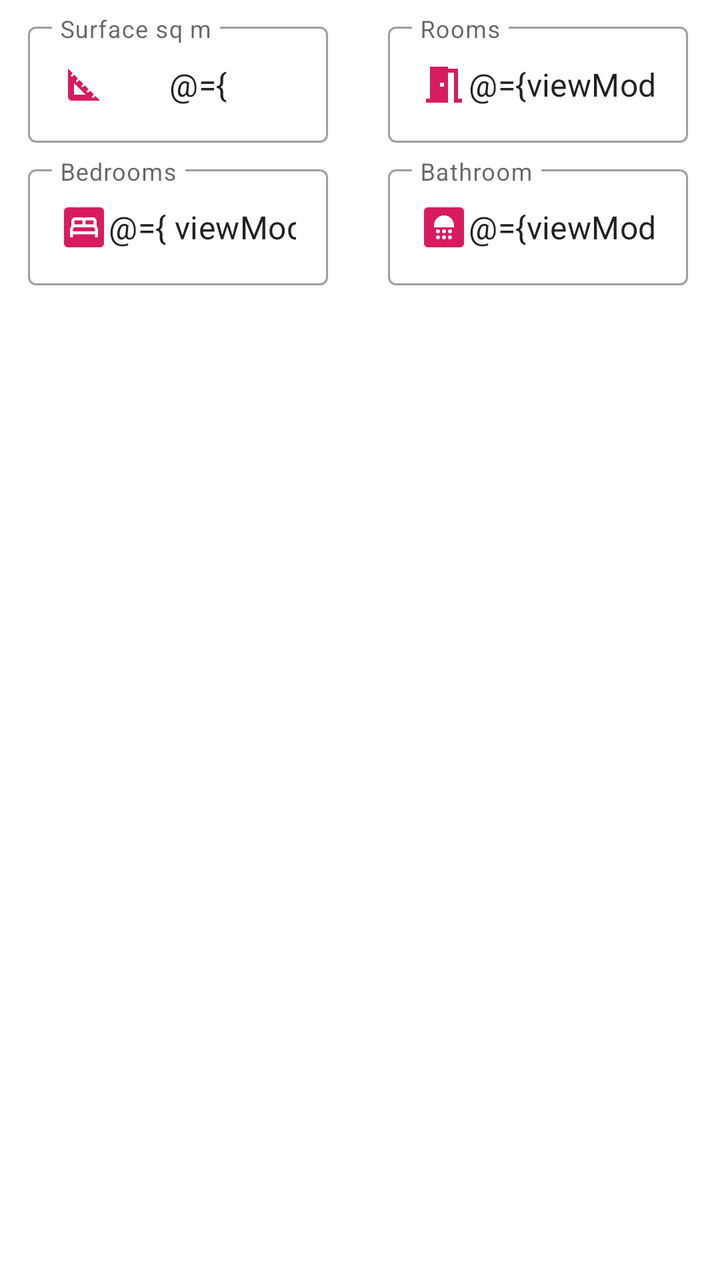
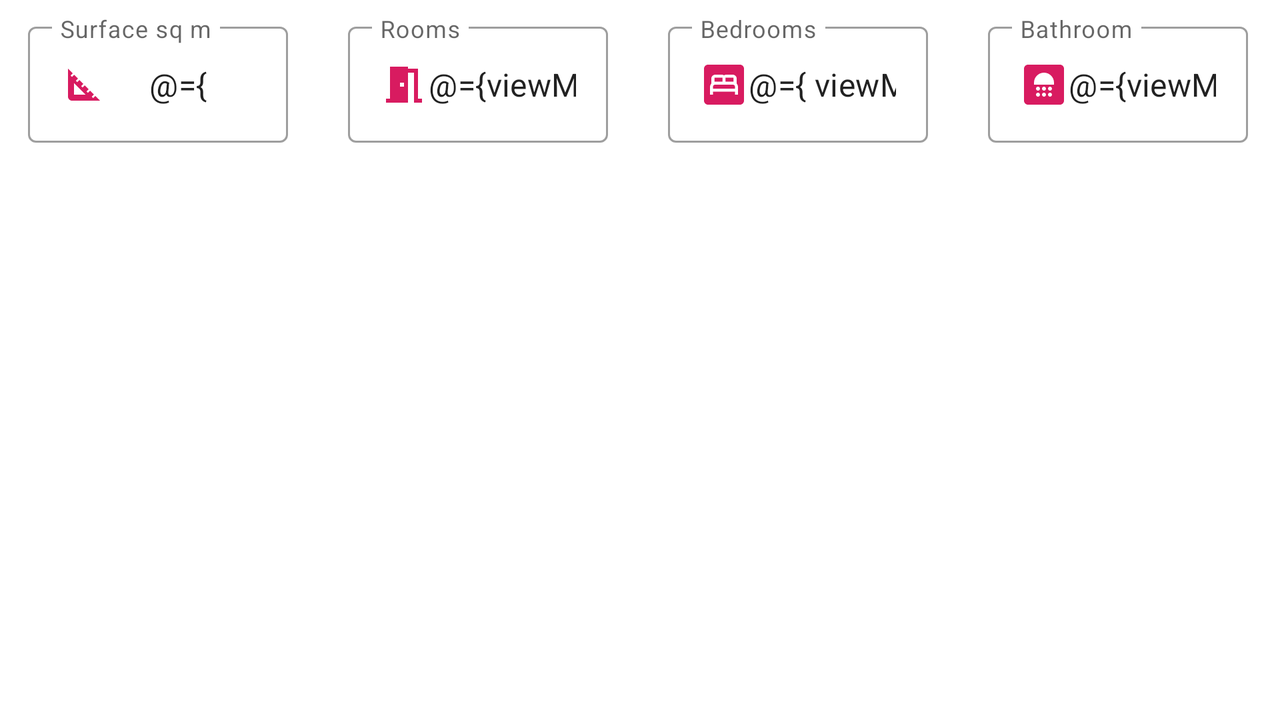

First picture: res/layout/ on a phone held upright. Second picture: the repository's own variant of that layout, on a device whose configuration matches the variant's folder. Source for both follows.
<!-- AndroidManifest.xml: application theme AppTheme -->
<!-- res/layout/characteristics_layout.xml -->
<?xml version="1.0" encoding="utf-8"?>
<layout xmlns:android="http://schemas.android.com/apk/res/android"
    xmlns:app="http://schemas.android.com/apk/res-auto">

    <data>

        <import type="android.view.View" />

        <import type="com.openclassrooms.realestatemanager.utils.converter.Converter" />


        <variable
            name="viewModel"
            type="com.openclassrooms.realestatemanager.presentation.ui.addProperty.AddEditPropertyViewModel" />
    </data>

    <androidx.constraintlayout.widget.ConstraintLayout
        android:layout_width="match_parent"
        android:layout_height="match_parent">

        <com.google.android.material.textfield.TextInputLayout
            android:id="@+id/surfaceTextLayout"
            style="@style/Widget.MaterialComponents.TextInputLayout.OutlinedBox"
            android:layout_width="0dp"
            android:layout_height="wrap_content"
            android:layout_marginStart="@dimen/marginStart"
            android:layout_marginTop="@dimen/marginTop"
            android:layout_marginEnd="@dimen/marginEnd"
            android:layout_marginBottom="@dimen/marginTop"
            android:hint="@string/surface"
            app:endIconMode="clear_text"
            app:endIconTint="@color/colorAccent"
            app:layout_constraintEnd_toStartOf="@id/numberOfRoomLayout"
            app:layout_constraintStart_toStartOf="parent"
            app:layout_constraintTop_toTopOf="parent">

            <com.google.android.material.textfield.TextInputEditText
                android:id="@+id/surfaceTextInput"
                android:layout_width="match_parent"
                android:layout_height="wrap_content"
                android:maxLength="4"
                android:inputType="number"
                android:textAlignment="center"
                android:text="@={ viewModel.surface}"
                android:textSize="@dimen/textSize"
                app:drawableStartCompat="@drawable/ic_square_foot_24dp"
                app:endIconMode="clear_text" />
            />/
            android:text="@={Converter.intToString(surfaceTextInput, viewModel.surface,
            viewModel.surface) }"


        </com.google.android.material.textfield.TextInputLayout>

        <com.google.android.material.textfield.TextInputLayout
            android:id="@+id/numberOfRoomLayout"
            style="@style/Widget.MaterialComponents.TextInputLayout.OutlinedBox"
            android:layout_width="0dp"
            android:layout_height="wrap_content"
            android:layout_marginStart="@dimen/marginStart"
            android:layout_marginTop="@dimen/marginTop"
            android:layout_marginEnd="@dimen/marginEnd"
            android:layout_marginBottom="@dimen/marginTop"
            android:hint="@string/rooms"
            app:endIconMode="clear_text"
            app:endIconTint="@color/colorAccent"
            app:layout_constraintEnd_toEndOf="parent"
            app:layout_constraintStart_toEndOf="@id/surfaceTextLayout"
            app:layout_constraintTop_toTopOf="parent">

            <com.google.android.material.textfield.TextInputEditText
                android:id="@+id/number_of_room_text_input"
                android:layout_width="match_parent"
                android:layout_height="wrap_content"
                android:layout_weight="0.5"
                android:textAlignment="center"
                android:inputType="number"
                android:text="@={viewModel.roomNumber }"
                android:textSize="@dimen/textSize"
                app:drawableStartCompat="@drawable/ic_room_24dp"
                app:endIconMode="clear_text" />

        </com.google.android.material.textfield.TextInputLayout>


        <com.google.android.material.textfield.TextInputLayout
            android:id="@+id/number_of_bedroom_text_layout"
            style="@style/Widget.MaterialComponents.TextInputLayout.OutlinedBox"
            android:layout_width="0dp"
            android:layout_height="wrap_content"
            android:layout_marginStart="@dimen/marginStart"
            android:layout_marginTop="@dimen/marginTop"
            android:layout_marginEnd="@dimen/marginEnd"
            android:layout_marginBottom="@dimen/marginTop"
            android:layout_weight="0.5"
            android:hint="@string/bedrooms"
            app:endIconMode="clear_text"
            app:endIconTint="@color/colorAccent"
            app:layout_constraintEnd_toStartOf="@id/bathroomsLayout"
            app:layout_constraintStart_toStartOf="parent"
            app:layout_constraintTop_toBottomOf="@id/surfaceTextLayout">

            <com.google.android.material.textfield.TextInputEditText
                android:id="@+id/number_of_bedroom_text_input"
                android:layout_width="match_parent"
                android:layout_height="wrap_content"
                android:inputType="number"
                android:textAlignment="center"
                android:text="@={ viewModel.bedroomNumber }"
                android:textSize="@dimen/textSize"
                app:drawableStartCompat="@drawable/ic_bedroom_parent_24dp" />
        </com.google.android.material.textfield.TextInputLayout>


        <com.google.android.material.textfield.TextInputLayout
            android:id="@+id/bathroomsLayout"
            style="@style/Widget.MaterialComponents.TextInputLayout.OutlinedBox"
            android:layout_width="0dp"
            android:layout_height="wrap_content"
            android:layout_marginStart="@dimen/marginStart"
            android:layout_marginTop="@dimen/marginTop"
            android:layout_marginEnd="@dimen/marginEnd"
            android:layout_marginBottom="@dimen/marginTop"
            android:layout_weight="0.5"
            android:hint="@string/bathroom"
            android:inputType="number"
            app:endIconMode="clear_text"
            app:endIconTint="@color/colorAccent"
            app:layout_constraintEnd_toEndOf="parent"
            app:layout_constraintStart_toEndOf="@id/number_of_bedroom_text_layout"
            app:layout_constraintTop_toBottomOf="@id/numberOfRoomLayout">

            <com.google.android.material.textfield.TextInputEditText
                android:id="@+id/number_of_bathroom_text_input"
                android:layout_width="match_parent"
                android:layout_height="wrap_content"
                android:layout_gravity="center"
                android:inputType="number"
                android:textAlignment="center"
                android:text="@={viewModel.bathroomNumber }"
                android:textSize="@dimen/textSize"
                app:drawableStartCompat="@drawable/ic_bathroom_24dp" />
        </com.google.android.material.textfield.TextInputLayout>

    </androidx.constraintlayout.widget.ConstraintLayout>
</layout>
<!-- resources referenced by this layout -->
<resources>
  <color name="colorAccent">#D81B60</color>
  <dimen name="marginEnd">16dp</dimen>
  <dimen name="marginStart">14dp</dimen>
  <dimen name="marginTop">8dp</dimen>
  <dimen name="textSize">16sp</dimen>
  <!-- drawable ic_bathroom_24dp (drawable) -->
  <vector xmlns:android="http://schemas.android.com/apk/res/android"
      android:width="24dp"
      android:height="24dp"
      android:tint="@color/colorAccent"
      android:viewportWidth="24"
      android:viewportHeight="24">
      <path
          android:fillColor="@android:color/white"
          android:pathData="M20,2H4C2.9,2 2,2.9 2,4v16c0,1.1 0.9,2 2,2h16c1.1,0 2,-0.9 2,-2V4C22,2.9 21.1,2 20,2zM9,18c-0.55,0 -1,-0.45 -1,-1s0.45,-1 1,-1s1,0.45 1,1S9.55,18 9,18zM9,15c-0.55,0 -1,-0.45 -1,-1s0.45,-1 1,-1s1,0.45 1,1S9.55,15 9,15zM12,18c-0.55,0 -1,-0.45 -1,-1s0.45,-1 1,-1s1,0.45 1,1S12.55,18 12,18zM12,15c-0.55,0 -1,-0.45 -1,-1s0.45,-1 1,-1s1,0.45 1,1S12.55,15 12,15zM15,18c-0.55,0 -1,-0.45 -1,-1s0.45,-1 1,-1s1,0.45 1,1S15.55,18 15,18zM15,15c-0.55,0 -1,-0.45 -1,-1s0.45,-1 1,-1s1,0.45 1,1S15.55,15 15,15zM17,12H7v-1c0,-2.76 2.24,-5 5,-5s5,2.24 5,5V12z" />
  </vector>
  <!-- drawable ic_room_24dp (drawable) -->
  <vector xmlns:android="http://schemas.android.com/apk/res/android"
      android:width="24dp"
      android:height="24dp"
      android:tint="@color/colorAccent"
      android:viewportWidth="24"
      android:viewportHeight="24">
      <path
          android:fillColor="@android:color/white"
          android:pathData="M14,6v15L3,21v-2h2L5,3h9v1h5v15h2v2h-4L17,6h-3zM10,11v2h2v-2h-2z" />
  </vector>
  <!-- drawable ic_square_foot_24dp (drawable) -->
  <vector xmlns:android="http://schemas.android.com/apk/res/android"
      android:width="24dp"
      android:height="24dp"
      android:tint="@color/colorAccent"
      android:viewportWidth="24"
      android:viewportHeight="24">
      <path
          android:fillColor="@android:color/white"
          android:pathData="M17.66,17.66l-1.06,1.06l-0.71,-0.71l1.06,-1.06l-1.94,-1.94l-1.06,1.06l-0.71,-0.71l1.06,-1.06l-1.94,-1.94l-1.06,1.06l-0.71,-0.71l1.06,-1.06L9.7,9.7l-1.06,1.06l-0.71,-0.71l1.06,-1.06L7.05,7.05L5.99,8.11L5.28,7.4l1.06,-1.06L4,4v14c0,1.1 0.9,2 2,2h14L17.66,17.66zM7,17v-5.76L12.76,17H7z" />
  </vector>
  <string name="bathroom">Bathroom</string>
  <string name="bedrooms">Bedrooms</string>
  <string name="rooms">Rooms</string>
  <string name="surface">Surface sq m</string>
  <style name="AppTheme" parent="Theme.MaterialComponents.Light.DarkActionBar">
          
          <item name="colorPrimary">@color/colorPrimary</item>
          <item name="colorPrimaryDark">@color/colorPrimaryDark</item>
          <item name="colorAccent">@color/colorAccent</item>
          <item name="bottomSheetDialogTheme">@style/CustomBottomSheet</item>
          <item name="bottomSheetStyle">@style/CustomBottomSheet</item>
          <item name="actionBarTheme">@style/MyActionBar</item>
      </style>
  <color name="colorPrimary">#5E35B1</color>
  <color name="colorPrimaryDark">#311B92</color>
  <style name="CustomBottomSheet" parent="Widget.MaterialComponents.BottomSheet">
          <item name="shapeAppearanceOverlay">@style/CustomShapeAppearanceBottomSheetDialog</item>
      </style>
  <style name="MyActionBar" parent="@style/Theme.MaterialComponents.Light.DarkActionBar">
          <item name="android:background">#fff</item>
      </style>
  <style name="CustomShapeAppearanceBottomSheetDialog" parent="">
          <item name="cornerFamily">rounded</item>
          <item name="cornerSizeTopRight">16dp</item>
          <item name="cornerSizeTopLeft">16dp</item>
          <item name="cornerSizeBottomRight">0dp</item>
          <item name="cornerSizeBottomLeft">0dp</item>
          <item name="android:background">@color/colorPrimaryDark</item>
      </style>
  <!-- some entries are left out for length -->
</resources>
<!-- res/layout-land/characteristics_layout.xml (the repository's variant of the layout above) -->
<!-- drawn on the phone turned sideways -->
<?xml version="1.0" encoding="utf-8"?>
<layout xmlns:android="http://schemas.android.com/apk/res/android"
    xmlns:app="http://schemas.android.com/apk/res-auto">

    <data>

        <import type="android.view.View" />

        <import type="com.openclassrooms.realestatemanager.utils.converter.Converter" />


        <variable
            name="viewModel"
            type="com.openclassrooms.realestatemanager.presentation.ui.addProperty.AddEditPropertyViewModel" />
    </data>

    <androidx.constraintlayout.widget.ConstraintLayout
        android:layout_width="match_parent"
        android:layout_height="match_parent">

        <com.google.android.material.textfield.TextInputLayout
            android:id="@+id/surfaceTextLayout"
            style="@style/Widget.MaterialComponents.TextInputLayout.OutlinedBox"
            android:layout_width="0dp"
            android:layout_height="wrap_content"
            android:layout_marginStart="@dimen/marginStart"
            android:layout_marginTop="@dimen/marginTop"
            android:layout_marginEnd="@dimen/marginEnd"
            android:layout_marginBottom="@dimen/marginTop"
            android:layout_weight="0.25"
            android:hint="@string/surface"
            app:endIconMode="clear_text"
            app:endIconTint="@color/colorAccent"
            app:layout_constraintEnd_toStartOf="@id/numberOfRoomLayout"
            app:layout_constraintStart_toStartOf="parent"
            app:layout_constraintTop_toTopOf="parent">

            <com.google.android.material.textfield.TextInputEditText
                android:id="@+id/surfaceTextInput"
                android:layout_width="match_parent"
                android:layout_height="wrap_content"
                android:inputType="number"
                android:maxLength="4"
                android:text="@={ viewModel.surface}"
                android:textAlignment="center"
                android:textSize="@dimen/textSize"
                app:drawableStartCompat="@drawable/ic_square_foot_24dp"
                app:endIconMode="clear_text" />

        </com.google.android.material.textfield.TextInputLayout>

        <com.google.android.material.textfield.TextInputLayout
            android:id="@+id/numberOfRoomLayout"
            style="@style/Widget.MaterialComponents.TextInputLayout.OutlinedBox"
            android:layout_width="0dp"
            android:layout_height="wrap_content"
            android:layout_marginStart="@dimen/marginStart"
            android:layout_marginTop="@dimen/marginTop"
            android:layout_marginEnd="@dimen/marginEnd"
            android:layout_marginBottom="@dimen/marginTop"
            android:layout_weight="0.25"
            android:hint="@string/rooms"
            app:endIconMode="clear_text"
            app:endIconTint="@color/colorAccent"
            app:layout_constraintEnd_toStartOf="@id/number_of_bedroom_text_layout"
            app:layout_constraintStart_toEndOf="@id/surfaceTextLayout"
            app:layout_constraintTop_toTopOf="parent">

            <com.google.android.material.textfield.TextInputEditText
                android:id="@+id/number_of_room_text_input"
                android:layout_width="match_parent"
                android:layout_height="wrap_content"
                android:layout_weight="0.5"
                android:inputType="number"
                android:text="@={viewModel.roomNumber }"
                android:textAlignment="center"
                android:textSize="@dimen/textSize"
                app:drawableStartCompat="@drawable/ic_room_24dp"
                app:endIconMode="clear_text" />

        </com.google.android.material.textfield.TextInputLayout>


        <com.google.android.material.textfield.TextInputLayout
            android:id="@+id/number_of_bedroom_text_layout"
            style="@style/Widget.MaterialComponents.TextInputLayout.OutlinedBox"
            android:layout_width="0dp"
            android:layout_height="wrap_content"
            android:layout_marginStart="@dimen/marginStart"
            android:layout_marginTop="@dimen/marginTop"
            android:layout_marginEnd="@dimen/marginEnd"
            android:layout_marginBottom="@dimen/marginTop"
            android:layout_weight="0.25"
            android:hint="@string/bedrooms"
            app:endIconMode="clear_text"
            app:endIconTint="@color/colorAccent"
            app:layout_constraintEnd_toStartOf="@id/bathroomsLayout"
            app:layout_constraintStart_toEndOf="@id/numberOfRoomLayout"
            app:layout_constraintTop_toTopOf="parent">

            <com.google.android.material.textfield.TextInputEditText
                android:id="@+id/number_of_bedroom_text_input"
                android:layout_width="match_parent"
                android:layout_height="wrap_content"
                android:inputType="number"
                android:text="@={ viewModel.bedroomNumber }"
                android:textAlignment="center"
                android:textSize="@dimen/textSize"
                app:drawableStartCompat="@drawable/ic_bedroom_parent_24dp" />
        </com.google.android.material.textfield.TextInputLayout>


        <com.google.android.material.textfield.TextInputLayout
            android:id="@+id/bathroomsLayout"
            style="@style/Widget.MaterialComponents.TextInputLayout.OutlinedBox"
            android:layout_width="0dp"
            android:layout_height="wrap_content"
            android:layout_marginStart="@dimen/marginStart"
            android:layout_marginTop="@dimen/marginTop"
            android:layout_marginEnd="@dimen/marginEnd"
            android:layout_marginBottom="@dimen/marginTop"
            android:layout_weight="0.25"
            android:hint="@string/bathroom"
            android:inputType="number"
            app:endIconMode="clear_text"
            app:endIconTint="@color/colorAccent"
            app:layout_constraintEnd_toEndOf="parent"
            app:layout_constraintStart_toEndOf="@id/number_of_bedroom_text_layout"
            app:layout_constraintTop_toTopOf="parent">

            <com.google.android.material.textfield.TextInputEditText
                android:id="@+id/number_of_bathroom_text_input"
                android:layout_width="match_parent"
                android:layout_height="wrap_content"
                android:layout_gravity="center"
                android:inputType="number"
                android:text="@={viewModel.bathroomNumber }"
                android:textAlignment="center"
                android:textSize="@dimen/textSize"
                app:drawableStartCompat="@drawable/ic_bathroom_24dp" />
        </com.google.android.material.textfield.TextInputLayout>

    </androidx.constraintlayout.widget.ConstraintLayout>
</layout>
